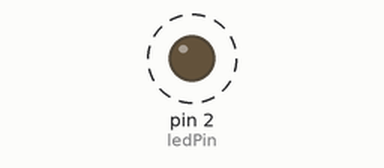
Recording of a sketch running on a simulated Arduino Uno, built with avr-gcc and run on an emulated ATmega328P. Shown: output pins drawn as LEDs (lit = HIGH). Dashed ring = blinking. What the sketch prints to the serial monitor is not drawn.

Above: at 0.5 s.
Timing chart, 0 to 3.0 s (numbered marks = the images above):
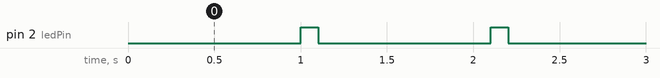

The sketch:

reyax_transmitter.ino
```cpp
#define ledPin 2

unsigned long lastTransmission;
const int interval = 1000;

void setup() {
  // put your setup code here, to run once:
  Serial.begin(115200);
  pinMode(ledPin, OUTPUT);
}

void loop() {
  // put your main code here, to run repeatedly:
  if (millis()-lastTransmission > interval){
    //Transmission due!
    Serial.println("AT+SEND=1,6,Hello!");
    digitalWrite(ledPin,HIGH);
    delay(100);
    digitalWrite(ledPin, LOW);
    lastTransmission = millis();
  }
}
```

Measured:
- by itself, pin 2 (ledPin): alternates HIGH for 0.10 s and LOW for 1.0 s
